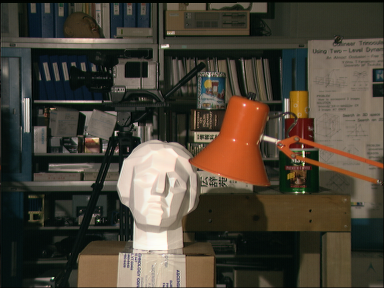
#> input picture Image processing and computer vision/Lecture 10/tsukuba/scene1.row3.col3.ppm, 384 x 288 px, found by its file name
$ python exe1-solution.py
#> lines starting #> are read from the running program, lines starting #| are printed output that depends on the picture
import numpy as np
import cv2
from matplotlib import pyplot as plt
import os.path

if __name__ == "__main__":
    # Read the read and left stereo image pair
    imgR = cv2.imread(os.path.join('tsukuba','scene1.row3.col3.ppm'), cv2.IMREAD_GRAYSCALE)
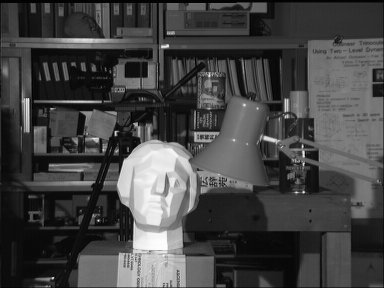
#> imgR: shape (288, 384); min 0, max 253, mean 68.3
    imgL = cv2.imread(os.path.join('tsukuba','scene1.row3.col1.ppm'), cv2.IMREAD_GRAYSCALE)
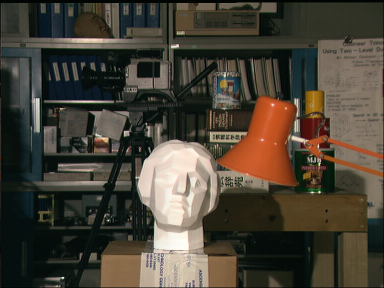
#> input picture Image processing and computer vision/Lecture 10/tsukuba/scene1.row3.col1.ppm, 384 x 288 px, found by its file name
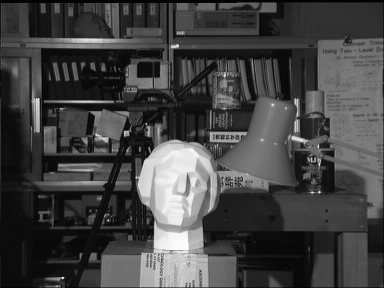
#> imgL: shape (288, 384); min 0, max 253, mean 67.2

    ## Exercise 1.a)
    # Try with smaller blocksize
    stereo = cv2.StereoBM.create(numDisparities=32, blockSize=5)
    disparity = stereo.compute(imgL,imgR)
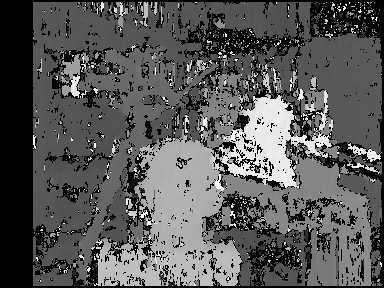
#> disparity: shape (288, 384) int16; min -16, max 496, mean 159.8; drawn with min black and max white
    plt.title('small-block')
    plt.imshow(disparity,'gray')
    plt.show()
    # Smaller blocksize results in more details but also more noise.

    # Try with bigger blocksize
    stereo = cv2.StereoBM.create(numDisparities=32, blockSize=21)
    disparity = stereo.compute(imgL,imgR)
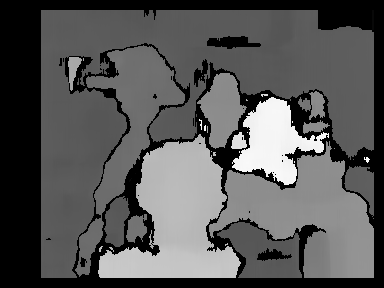
#> disparity: shape (288, 384) int16; min -16, max 471, mean 150.7; drawn with min black and max white
    plt.title('big-block')
    plt.imshow(disparity,'gray')
    plt.show()
    # Bigger blocksize results reduces noise at the cost of the finer details

    ## Exercise 1.b-c)
    # Try with disparity level of 16
    stereo = cv2.StereoBM.create(numDisparities=16, blockSize=11)
    disparity = stereo.compute(imgL,imgR)
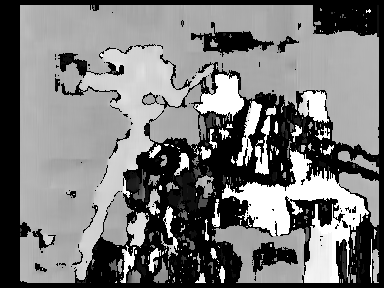
#> disparity: shape (288, 384) int16; min -16, max 240, mean 105.2; drawn with min black and max white
    plt.title('low-disp')
    plt.imshow(disparity,'gray')
    plt.show()
    # Objects close to the cameras disappear as these objects have a disperity higher than 16.
    # By manual inspection of the x-values of the two images we see that there is a difference
    # of roughly 30 pixels (using MS paint or whatever to get the pixel coords)


    ## Exercise 1.d
    # Calculate disparity map with swapped images
    stereo = cv2.StereoBM.create(numDisparities=32, blockSize=11)
    disparity = stereo.compute(imgR,imgL)
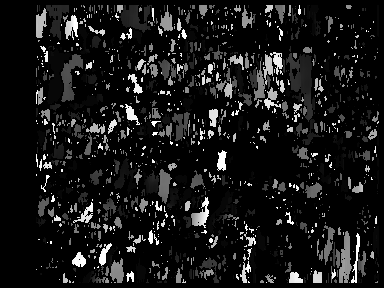
#> disparity: shape (288, 384) int16; min -16, max 496, mean 33.3; drawn with min black and max white
    plt.title('swapped disparity map')
    plt.imshow(disparity,'gray')
    plt.show()
    # The resulting disparity map pure noise. The function always expects
    # the left image as the first argument and the right image as the second one.
    # It is super easy to get them mixed up! (in my experience...)
